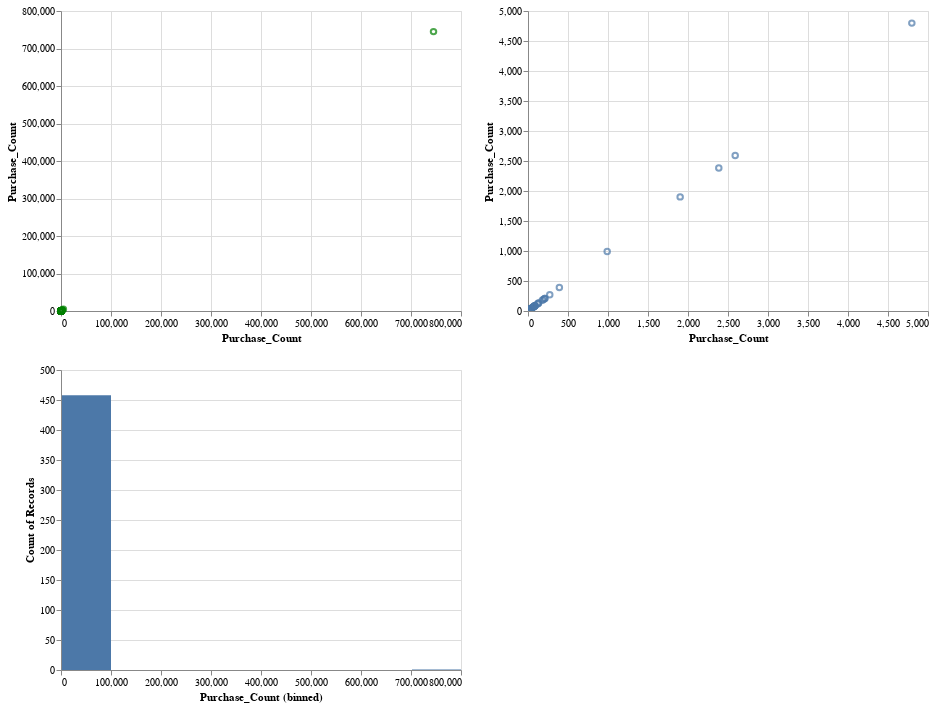

Notebook code for this chart:
### Code cell
(scatter | scatter2) & histogram

### Figure 1 — Vega-Lite specification as saved in the notebook (floating-point values rounded to 4 significant figures; data arrays with more than 128 entries replaced by an {"elided": "..."} marker saying what was removed)
{"$schema": "https://vega.github.io/schema/vega-lite/v2.4.3.json", "config": {"view": {"height": 300, "width": 400}}, "vconcat": [{"hconcat": [{"data": {"values": {"elided": "459 records"}}, "encoding": {"color": {"condition": {"selection": "selector118", "value": "green"}, "value": "blue"}, "x": {"field": "Purchase_Count", "type": "quantitative"}, "y": {"field": "Purchase_Count", "type": "quantitative"}}, "mark": "point", "selection": {"selector118": {"encodings": ["x", "y"], "mark": {"fill": "#333", "fillOpacity": 0.125, "stroke": "white"}, "on": "[mousedown, window:mouseup] > window:mousemove!", "resolve": "global", "translate": "[mousedown, window:mouseup] > window:mousemove!", "type": "interval", "zoom": "wheel!"}}}, {"data": {"values": {"elided": "458 records"}}, "encoding": {"tooltip": {"field": "Destination_Names", "type": "nominal"}, "x": {"field": "Purchase_Count", "type": "quantitative"}, "y": {"field": "Purchase_Count", "type": "quantitative"}}, "mark": "point", "selection": {"selector128": {"bind": "scales", "encodings": ["x", "y"], "mark": {"fill": "#333", "fillOpacity": 0.125, "stroke": "white"}, "on": "[mousedown, window:mouseup] > window:mousemove!", "resolve": "global", "translate": "[mousedown, window:mouseup] > window:mousemove!", "type": "interval", "zoom": "wheel!"}}, "transform": [{"filter": {"selection": "selector118"}}]}]}, {"data": {"values": {"elided": "459 records"}}, "encoding": {"x": {"bin": true, "field": "Purchase_Count", "type": "quantitative"}, "y": {"aggregate": "count", "type": "quantitative"}}, "mark": "bar", "selection": {"selector125": {"bind": "scales", "encodings": ["x", "y"], "mark": {"fill": "#333", "fillOpacity": 0.125, "stroke": "white"}, "on": "[mousedown, window:mouseup] > window:mousemove!", "resolve": "global", "translate": "[mousedown, window:mouseup] > window:mousemove!", "type": "interval", "zoom": "wheel!"}}, "transform": [{"filter": {"selection": "selector118"}}]}]}
